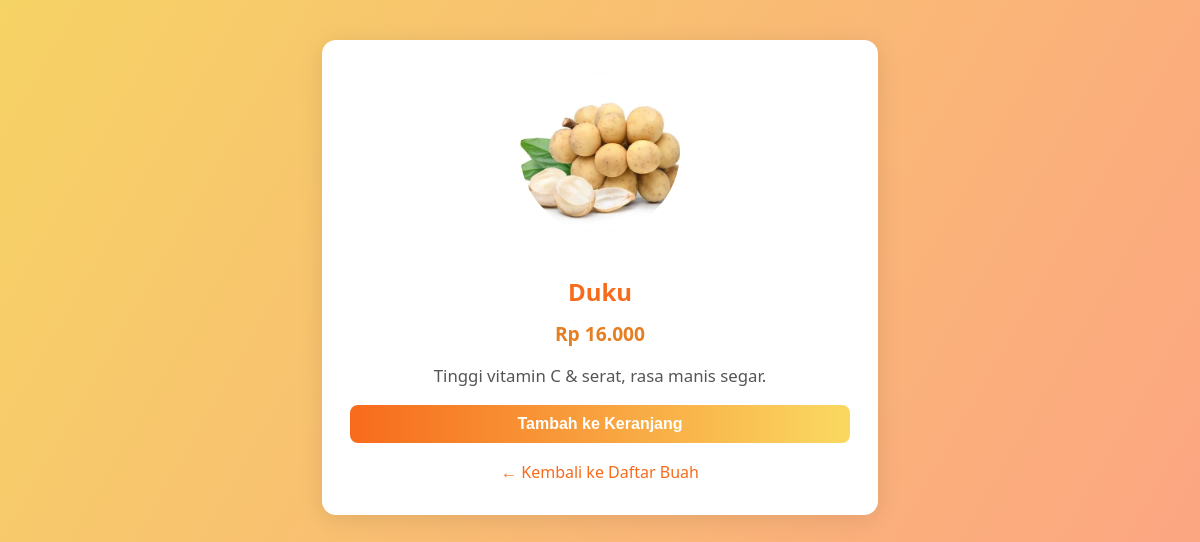
The page /detail.php?id=27 on the database its author committed.
### tables this page shows
CREATE TABLE `buah` (
  `id` int(11) NOT NULL,
  `nama` varchar(100) NOT NULL,
  `deskripsi` text DEFAULT NULL,
  `harga` int(11) NOT NULL,
  `gambar` varchar(255) DEFAULT NULL,
  `stok` int(11) DEFAULT NULL
);

### detail.php (the view, shortened to what this page needs)
<?php
require_once 'koneksi.php';
$id = intval($_GET['id'] ?? 0);
$stmt = $pdo->prepare("SELECT * FROM buah WHERE id = ?");
$stmt->execute([$id]);
$buah = $stmt->fetch();
?>
<!DOCTYPE html>
<html lang="id">
<head>
    <link rel="stylesheet" href="style.css">
</head>
<body>
    <div class="detail-container">
        <img src="images/<?=htmlspecialchars($buah['gambar'] ?? 'placeholder.png')?>" alt="<?=htmlspecialchars($buah['nama'])?>">
        <h2><?=htmlspecialchars($buah['nama'])?></h2>
        <div class="harga">Rp <?=number_format($buah['harga'],0,',','.')?></div>
        <p><?=htmlspecialchars($buah['deskripsi'])?></p>
        <?php $is_admin = $_SESSION['is_admin'] ?? 0; ?>
        <?php if ($is_admin): ?>
            <button type="button" disabled>Admin tidak bisa menambah</button>
        <?php else: ?>
        <form method="post" action="keranjang.php">
            <button type="submit">Tambah ke Keranjang</button>
        </form>
        <?php endif; ?>
        <a href="index.php">&larr; Kembali ke Daftar Buah</a>
    </div>
</body>
</html>

### style.css (style rules this page uses)
body { background: linear-gradient(120deg, #f6d365 0%, #fda085 100%); font-family: 'Segoe UI', Tahoma, Geneva, Verdana, sans-serif; margin: 0; min-height: 100vh; }

### detail.php (style rules this page uses)
.detail-container { max-width: 500px; margin: 40px auto; background: #fff; border-radius: 14px; box-shadow: 0 4px 24px rgba(0,0,0,0.10); padding: 32px 28px; text-align: center; }
.detail-container img { width: 160px; height: 160px; object-fit: cover; border-radius: 50%; background: #fff3e0; margin-bottom: 18px; }
.detail-container h2 { color: #f76b1c; margin-bottom: 10px; }
.detail-container .harga { color: #e67e22; font-weight: bold; font-size: 1.2em; margin: 12px 0; }
.detail-container p { color: #555; font-size: 1.05em; }
.detail-container form { margin-top: 18px; }
.detail-container button { background: linear-gradient(90deg, #f76b1c 0%, #fad961 100%); color: #fff; border: none; padding: 10px 0; border-radius: 8px; font-size: 1em; font-weight: bold; cursor: pointer; width: 100%; transition: background 0.2s, transform 0.1s; }
.detail-container a { display: inline-block; margin-top: 18px; color: #f76b1c; text-decoration: none; }

### rows shown on the page
buah: gambar (picture), nama "Duku", harga "16.000", deskripsi "Tinggi vitamin C & serat, rasa manis segar."
